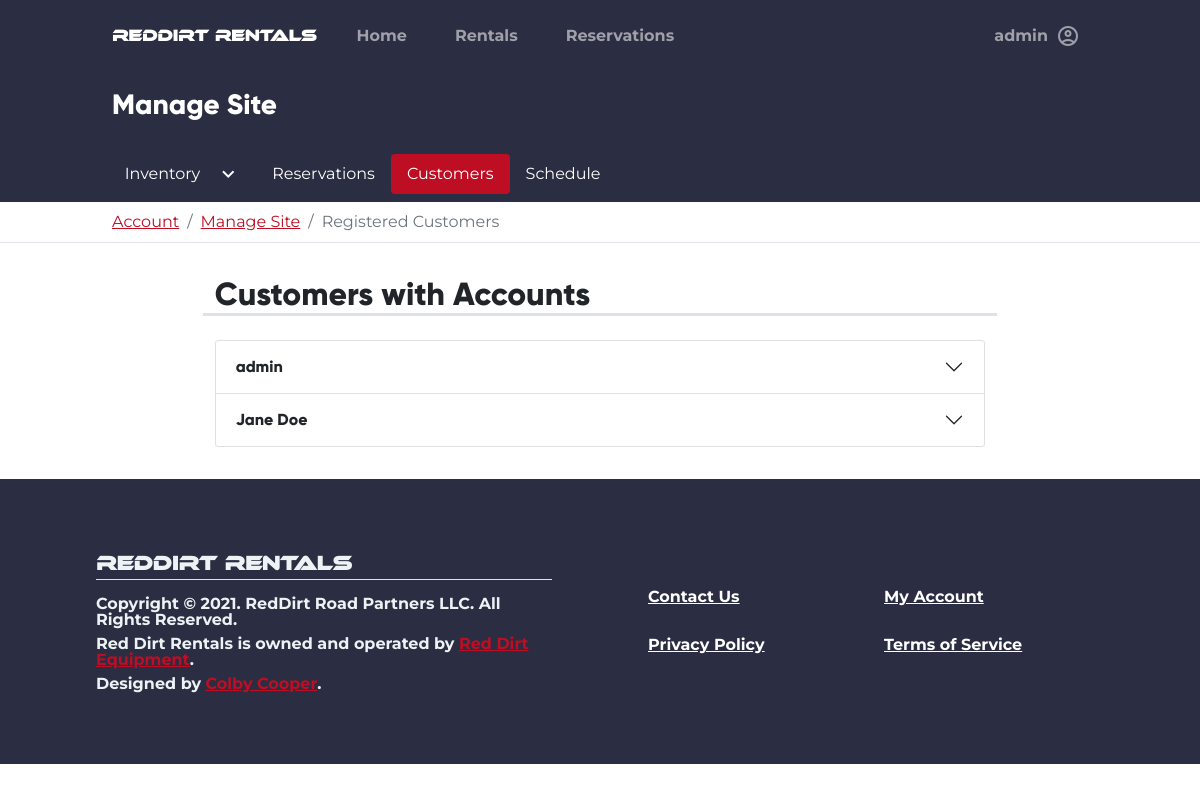
The page /admin/customers (signed in) on the database its author committed.
### tables this page shows
CREATE TABLE users (
    id INTEGER PRIMARY KEY AUTOINCREMENT,
    firstname TEXT NOT NULL,
    lastname TEXT NOT NULL,
    phonenumber TEXT NOT NULL,
    email TEXT NOT NULL,
    password BLOB NOT NULL,
    groups TEXT NOT NULL,
    address TEXT NOT NULL,
    city TEXT NOT NULL,
    state TEXT NOT NULL,
    zip TEXT NOT NULL
, token TEXT, token_expire TEXT);

### rentals_app/admin.py (the view)
@admin.route("/customers")
@login_required
@admin_only
def customers():
    cur, con = helpers.connect_to_db()
    sql = """
    SELECT id FROM users WHERE 1=1;
    """
    try:
        ids = cur.execute(sql).fetchall()
        customers = list()
        for id in ids:
            customers.append(User.find_user(id[0]))
    except Exception as ex:
        current_app.log_exception(ex)
        raise ex
    return render_template("admin/customers.html", customers=customers)

### rentals_app/__init__.py (called while the page is built)
@app.after_request
def after_request(response):
    response.headers["Cache-Control"] = "no-cache, no-store, must-revalidate"
    return response

### rentals_app/auth.py (called while the page is built)
@auth.before_app_request
def fetch_current_user():
    userid = session.get("userid")
    if userid is None:
        g.user = None
    else:
        g.user = User.find_user(userid)

def login_required(view):
    @functools.wraps(view)
    def wrapped_view(**kwargs):
        if g.user is None:
            return redirect(url_for("auth.login"))
        return view(**kwargs)
    return wrapped_view

def admin_only(view):
    @functools.wraps(view)
    def wrapped_view(**kwargs):
        if g.user is None:
            return redirect(url_for("auth.login"))
        if g.user is not None and g.user.groups != "admin":
            session.clear()
            return redirect(render_template("errors/401.html"))
        return view(**kwargs)
    return wrapped_view

### rentals_app/helpers.py (called while the page is built)
def connect_to_db():
    con = sqlite3.connect(DB_PATH)
    return con, con.cursor()

### rentals_app/models/user.py (called while the page is built)
    def find_user(id) -> "User":
        con, cur = helpers.connect_to_db()
        sql = """
        SELECT * FROM users WHERE id='{}'
        """.format(
            id
        )
        try:
            db = cur.execute(sql).fetchone()
            if not db:
                return None
            return User(
                userid=db[0],
                firstname=db[1],
                lastname=db[2],
                phonenumber=db[3],
                email=db[4],
                password=db[5],
                groups=db[6],
                address=db[7],
                city=db[8],
                state=db[9],
                zip=db[10],
            )
        except Exception as ex:
            con.rollback()
            raise ex
        finally:
            con.close()

### rentals_app/templates/admin/customers.html (shortened to what this page needs)
{% extends "base.html" %}
{% block content %}
<div class="container-fluid bg-dark">
    <div class="row">
        <div class="col-md-10 mx-auto">
            <h3 class="text-white py-3 fw-bold">Manage Site</h3>
        </div>
    </div>
</div>
<div class="container-fluid p-2 bg-dark">
    <div class="row">
        <div class="col-md-10 mx-auto">
            <ul class="nav nav-pills"
                id="tab_root">
                <li class="nav-item dropdown">
                    <a class="nav-link dropdown-toggle text-white d-flex flex-row"
                       data-bs-toggle="dropdown"
                       id="inventory_active_elem"
                       role="button"
                       aria-expanded="false">
                        Inventory
                        <span class="material-icons-outlined ms-3">
                        </span>
                    </a>
                </li>
                <li class="nav-item">
                    <a class="nav-link text-white"
                       href="{{url_for('admin.reservations') }}"
                       id="reservations_tab_selector">
                        Reservations
                    </a>
                </li>
                <li class="nav-item">
                    <a class="nav-link text-white active"
                       href="{{url_for('admin.customers') }}"
                       id="reservations_tab_selector">
                        Customers
                    </a>
                </li>
                <li class="nav-item">
                    <a class="nav-link text-white"
                       href="{{url_for('admin.schedule') }}"
                       id="reservations_tab_selector">
                        Schedule
                    </a>
                </li>
            </ul>
        </div>
    </div>
</div>
<div class="container-fluid bg-white border-bottom">
    <div class="row">
        <div class="col-md-10 mx-auto justify-content-center py-2">
            <nav aria-label="breadcrumb">
                <ol class="breadcrumb mb-0">
                    <li class="breadcrumb-item"><a href="/account">Account</a></li>
                    <li class="breadcrumb-item"><a href="/admin">Manage Site</a></li>
                    <li class="breadcrumb-item active"
                        aria-current="page">Registered Customers</li>
                </ol>
            </nav>
        </div>
    </div>
</div>
<div class="container-fluid p-3 mb-3"
     id="inventory_tab_content">
    <div class="row">
        <div class="col-md-8 mx-auto">
            <div class="row col my-3">
                <h2 class="border-bottom border-3">Customers with Accounts</h2>
            </div>
            <div class="accordion"
                 id="customer-list">
                {% for customer in customers %}
                <div class="accordion-item">
                    <h2 class="accordion-header"
                        id="customer-heading-{{customer.userid}}">
                        <button class="accordion-button collapsed"
                                type="button"
                                data-bs-toggle="collapse"
                                data-bs-target="#customer-{{customer.userid}}"
                                aria-expanded="false"
                                aria-controls="customer-{{customer.userid}}">
                            {{customer.firstname}} {{customer.lastname}}
                        </button>
                    </h2>
                </div>
                {% endfor %}
            </div>
        </div>
    </div>
</div>
{% endblock %}

### rentals_app/templates/base.html (shortened to what this page needs)
<!doctype html>
<html lang="en">
<head>
    <link rel="stylesheet"
          href="https://cdn.jsdelivr.net/npm/fullcalendar@5.7.2/main.css"
>
    <link rel="stylesheet"
          href="{{url_for('static', filename='global.css')}}">
</head>
<body class="bg-white"
      style="overflow-x: hidden;">
    <div class="row mx-0 bg-dark">
        <div class="col-md-10 mx-auto">
            <nav class="navbar navbar-expand-md navbar-dark bg-dark py-3">
                <a href="{{url_for('index.root')}}"
                   class="navbar-brand">
                    <h6 class="m-0"
                        style="font-family:ethnocentric;">RedDirt Rentals</h6>
                </a>
                <div class="collapse navbar-collapse"
                     id="nav_main">
                    <ul class="navbar-nav w-100">
                        <li class="nav-item mx-3">
                            <a class="nav-link fw-bold"
                               aria-current="page"
                               href="{{ url_for('index.root') }}">Home</a>
                        </li>
                        <li class="nav-item px-3">
                            <a class="nav-link fw-bold"
                               href="{{url_for('Rentals.all_rentals')}}">Rentals</a>
                        </li>
                        <li class="nav-item mx-3">
                            <a class="nav-link fw-bold"
                               href="{{url_for('account.reservations', id=None)}}">Reservations</a>
                        </li>
                        {% if g.user != None %}
                        <li class="nav-item dropdown dropdown-dark ms-md-auto ms-3 ps-3">
                            <a class="nav-link dropdown-toggle d-flex flex-row align-items-center fw-bold"
                               href="#"
                               data-bs-toggle="dropdown"
                               aria-expanded="false">
                                <span class="me-2">{{g.user.firstname}}</span>
                                <span class="material-icons-outlined">
                                </span>
                            </a>
                        </li>
                        {% endif %}
                    </ul>
                </div>
            </nav>
        </div>
    </div>
    {% block content %} {% endblock %}
    <div class="container-fluid">
        <div class="row p-5 align-items-center bg-dark text-light fw-bold lh-1">
            <div class="col-auto col-md-6 me-auto px-5 py-3 pt-4">
                <h5 class="m-0 border-bottom pb-1"
                    style="font-family: ethnocentric;">RedDirt Rentals</h5>
                <p class="mb-2 mt-3">Copyright &copy; 2021. RedDirt Road Partners LLC. All Rights Reserved.</p>
                <p class="my-2">Red Dirt Rentals is owned and operated by <a href="https://reddirtequipment.com"
                       target="_blank">Red Dirt Equipment</a>.</p>
                <p class="mb-2">Designed by <a href="mailto:ccooper@reddirtequipment.com">Colby Cooper</a>.</p>
            </div>
            <div class="col-auto col-md-6 px-5 py-3">
                <div class="row row-cols-2 g-3 text-start fw-bold">
                    <a href="{{ url_for('index.contact') }}"
                       class="col py-2 button btn-small text-white">Contact Us</a>
                    <a href="{{ url_for('account.index') }}"
                       class="col py-2 button btn-small text-white">My Account</a>
                    <a href="{{ url_for('index.privacy_policy') }}"
                       class="col py-2 button btn-small text-white">Privacy Policy</a>
                    <a href="{{ url_for('index.terms') }}"
                       class="col py-2 button btn-small text-white">Terms of Service</a>
                </div>
            </div>
        </div>
    </div>
</body>
</html>

### rows shown on the page
users: user.firstname "admin", firstname "admin"
users: firstname "Jane", lastname "Doe"
